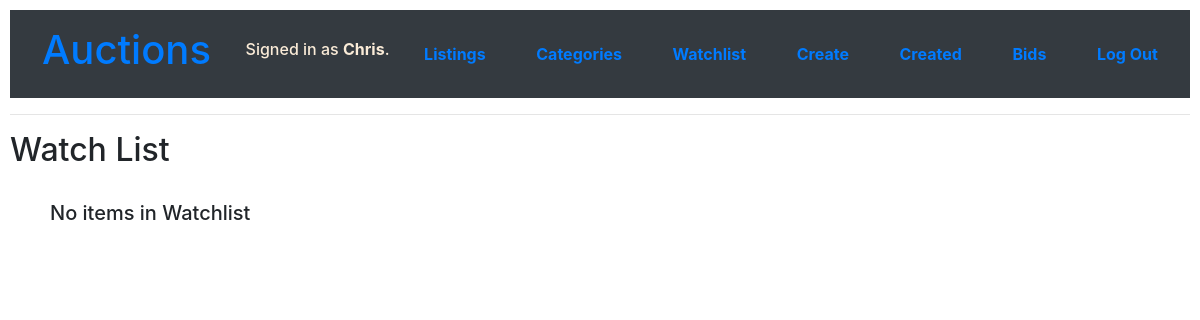
/watchlist (signed in), run on an earlier commit of the app's database.
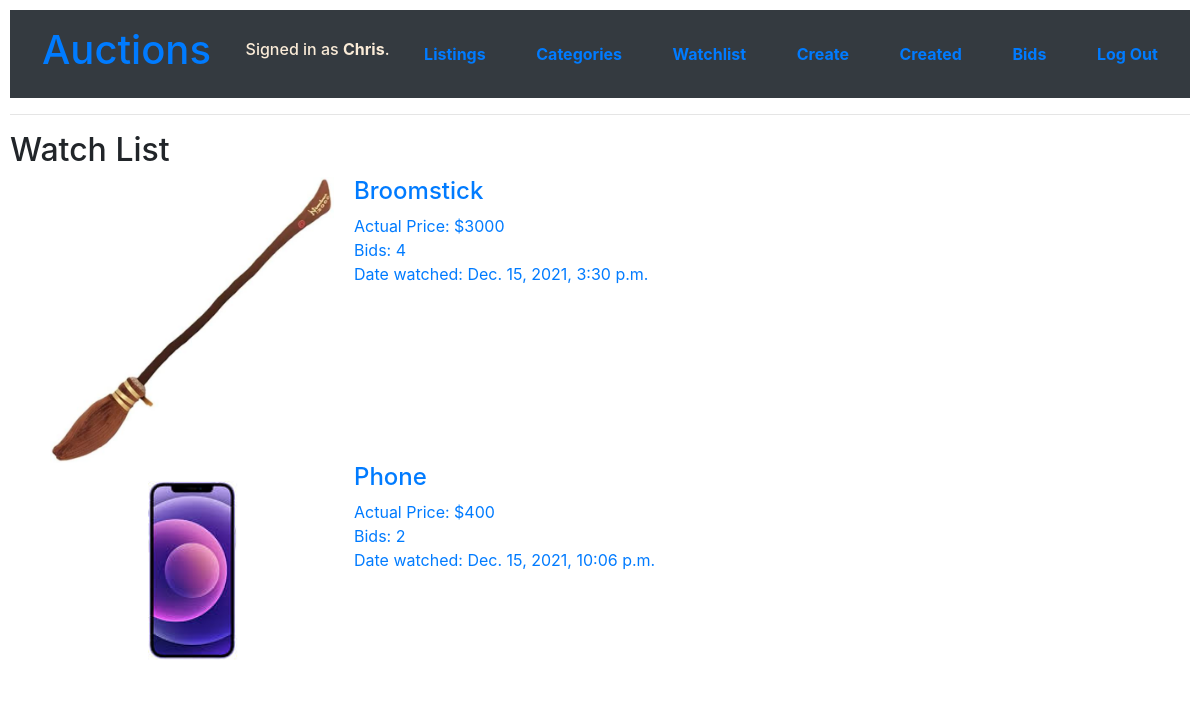
And on a later commit of the database.
### auctions/models.py (models this page shows, shortened)
class User(AbstractUser):
    pass

class Watchlist(models.Model):
    id = models.AutoField(primary_key=True)
    WatchUser = models.ForeignKey(User, on_delete=models.CASCADE,related_name="watch_user")
    WatchList = models.ForeignKey(Listings, on_delete=models.CASCADE,related_name="watch_listing")
    Date = models.DateTimeField(default=now)

class Listings(models.Model):
    id= models.AutoField(primary_key=True)
    ByUser = models.ForeignKey(User, on_delete=models.CASCADE,related_name="listing_user")
    CurrentUser = models.ForeignKey(User, on_delete=models.CASCADE,related_name="buyed_user",blank=True,null = True)
    Listing_Name = models.CharField(max_length=150)
    Price = models.IntegerField()
    Date = models.DateTimeField(default=now)
    Details = models.CharField(max_length=600)
    nBids = models.IntegerField(default=0,null=True)
    Img = models.ImageField(null=True,blank=True)
    Category = models.ForeignKey(Category, on_delete=models.CASCADE,related_name="Category")

### auctions/views.py (the view)
# urls.py: path("watchlist", views.watchlist, name="watchlist"),
@login_required(login_url='/login/')
def watchlist(request):
    user_id = request.user.pk
    user_obj = User.objects.get(pk=user_id)
    data = user_obj.watch_user.all()
    return render(request, "auctions/watchlist.html",{
        "watched":data
    })

### auctions/templates/auctions/watchlist.html (shortened to what this page needs)
{% extends "auctions/layout.html" %}
{% block body %}
    <h2>Watch List</h2>
    <ul>
        {%if watched%}
            {% for watched in watched %}
            <a href='{%url "listing" watched.WatchList.id %}'>
            <div class="text_box">
                <div style="float:left">
                    <img src='{{watched.WatchList.Img.url}}' width="284" alt="284">
                    </div>
                <div style="float:left; padding-left: 20px;" >
                    <h4>{{watched.WatchList.Listing_Name}} </h4>
                    Actual Price: ${{watched.WatchList.Price}} <br>
                    Bids: {{watched.WatchList.nBids}} <br>
                    Date watched: {{watched.Date}}
                </div>
            </div>
            </a>
            {% endfor %}
        {%else%}
        <br>
        <h5>No items in Watchlist</h5>
        {%endif%}
    </ul>
{% endblock %}

### auctions/templates/auctions/layout.html (shortened to what this page needs)
{% load static %}
<!DOCTYPE html>
<html lang="en">
    <head>
        <link rel="stylesheet" href="https://stackpath.bootstrapcdn.com/bootstrap/4.4.1/css/bootstrap.min.css">
        <link href="{% static 'auctions/styles.css' %}" rel="stylesheet">
    </head>
    <body>
        <nav class="navbar navbar-dark bg-dark">
            <h1><a href="{% url 'index' %}" class="nav-link">Auctions</a></h1>
            <div>
                {% if user.is_authenticated %}
                    <h6 style="color: antiquewhite;">Signed in as <strong>{{ user.username }}</strong>.</h6>
                {% else %}
                <h6 style="color: antiquewhite;"><strong>Not signed in</strong></h6>
                {% endif %}
            </div>
                <a class="nav-link" href="{% url 'index' %}"> <strong>Listings</strong></a>
            {% if user.is_authenticated %}
                    <a class="nav-link" href="{% url 'category_menu' %}"><strong>Categories</strong></a>
                    <a class="nav-link" href="{% url 'watchlist' %}"><strong>Watchlist</strong></a>
                    <a class="nav-link" href="{% url 'create_listing' %}"><strong>Create</strong></a>
                    <a class="nav-link" href="{% url 'created_list' %}"><strong>Created</strong></a>
                    <a class="nav-link" href="{% url 'bids_user' %}"><strong>Bids</strong></a>
                    <a class="nav-link" href="{% url 'logout' %}"><strong>Log Out</strong></a>
            {% else %}
                    <a class="nav-link" href="{% url 'login' %}"><strong>Log In</strong></a>
                    <a class="nav-link" href="{% url 'register' %}"><strong>Register</strong></a>
            {% endif %}
        </nav>
        <hr>
        {% block body %}
        {% endblock %}
    </body>
</html>

### auctions/static/auctions/styles.css (style rules this page uses)
body { padding: 10px; }
div.text_box { margin-bottom: 10px; }

What changed in the data, as far as the page shows it:
added Watchlist: WatchList.Img (picture), WatchList.Listing_Name "Broomstick", WatchList.Price "3000", WatchList.nBids "4", Date "Dec. 15, 2021, 3:30 p.m."
added Watchlist: WatchList.Img (picture), WatchList.Listing_Name "Phone", WatchList.Price "400", WatchList.nBids "2", Date "Dec. 15, 2021, 10:06 p.m."
Also different on the page:
text no longer shown: "No items in Watchlist"
